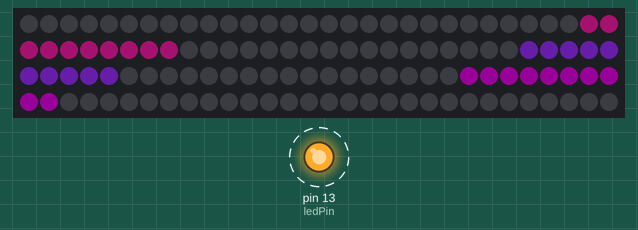
Simulated run of this sketch. Board: Arduino Uno, built with avr-gcc and run on an emulated ATmega328P. Shown: 120 RGB LEDs in strip order, left to right, continuing on the next row, output pins drawn as LEDs (lit = HIGH). Dashed ring = blinking. Dim RGB values are drawn brighter than linear.

Above: at 0.46 s.
At 10.05 s:
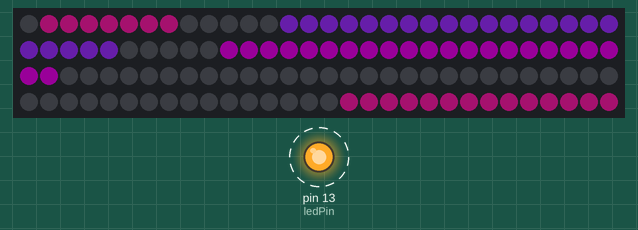
At 20.28 s:
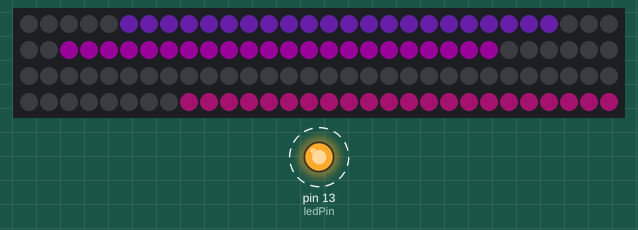
At 39.77 s:
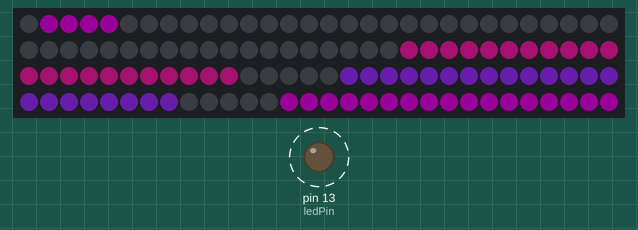
Timing chart, 0 to 40.0 s (numbered marks = the images above):
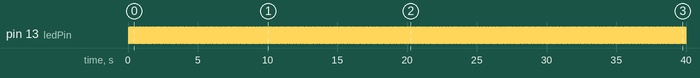

Measured:
- by itself, pin 13 (ledPin): alternates HIGH for 0.03 s and LOW for 0.03 s

The sketch:

Cube_Animation.ino
```cpp
#include <FastLED.h>
unsigned long startMillis;
unsigned long currentMillis;
const unsigned long period = 10;
const byte ledPin = 13;

#define NUM_LEDS 120
#define DATA_PIN 3
#define CLOCK_PIN 13
#define BRIGHTNESS 50

#define Color1 MediumVioletRed
#define Color2 BlueViolet
#define Color3 Purple

CRGB leds[NUM_LEDS];
int Pixel = 27; //MediumVioletRed 2
int Pixel2 = 54; //BlueViolet 4
int Pixel3 = 81; //Purple 6
int Pixel4 = 5; //Black 1
int Pixel5 = 32; //Black 3
int Pixel6 = 59; //Black 5

void setup() {
  FastLED.addLeds<NEOPIXEL, DATA_PIN>(leds, NUM_LEDS);
   Serial.begin(115200);
   pinMode(ledPin, OUTPUT);
   startMillis = millis();
   FastLED.setBrightness(BRIGHTNESS);


}

void loop() {
 currentMillis = millis();
 if (currentMillis - startMillis >= period)
{ if(Pixel == NUM_LEDS) {
  Pixel = 0;
}
 Pixel = Pixel + 1;
 leds[Pixel] = CRGB::Color1;
 FastLED.show();

  if(Pixel4 == NUM_LEDS) {
  Pixel4 = 0;
}
 Pixel4 = Pixel4 + 1;
 leds[Pixel4] = CRGB::Black;
 FastLED.show();

 if(Pixel2 == NUM_LEDS) {
  Pixel2 = 0;
}
 Pixel2 = Pixel2 + 1;
 leds[Pixel2] = CRGB::Color2;
 FastLED.show();

 if(Pixel5 == NUM_LEDS) {
  Pixel5 = 0;
}
 Pixel5 = Pixel5 + 1;
 leds[Pixel5] = CRGB::Black;
 FastLED.show();

 if(Pixel3 == NUM_LEDS) {
  Pixel3 = 0;
}
 Pixel3 = Pixel3 + 1;
 leds[Pixel3] = CRGB::Color3;
 FastLED.show();

 if(Pixel6 == NUM_LEDS) {
  Pixel6 = 0;
}
 Pixel6 = Pixel6 + 1;
 leds[Pixel6] = CRGB::Black;
 FastLED.show();


  digitalWrite(ledPin, !digitalRead(ledPin));
  startMillis = currentMillis;

}

}
```
